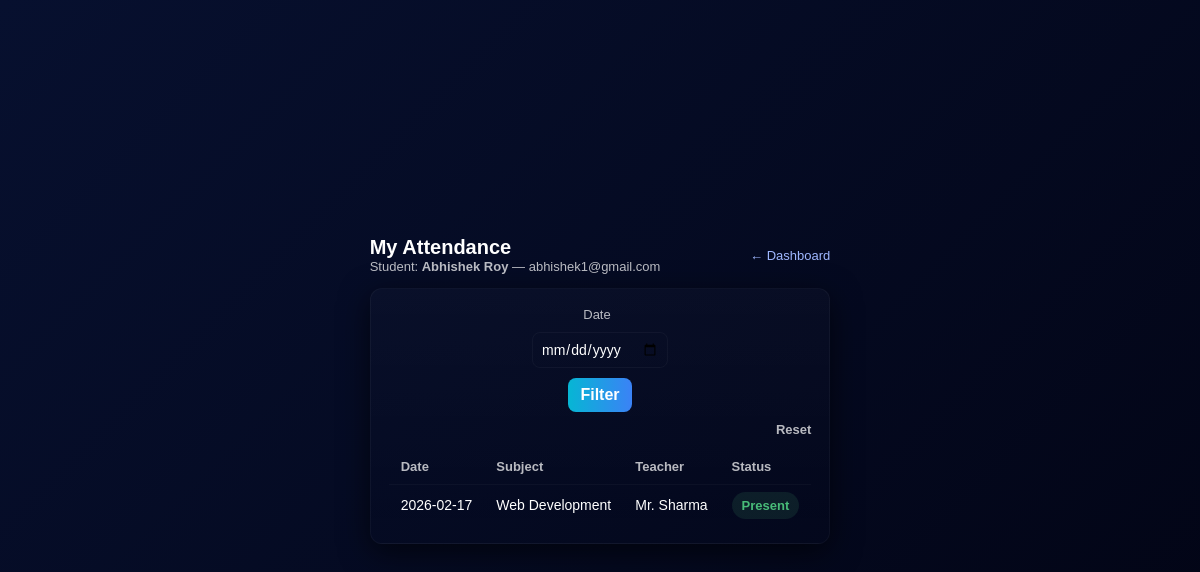
The page /student/attendance (signed in) on the database as committed earlier.
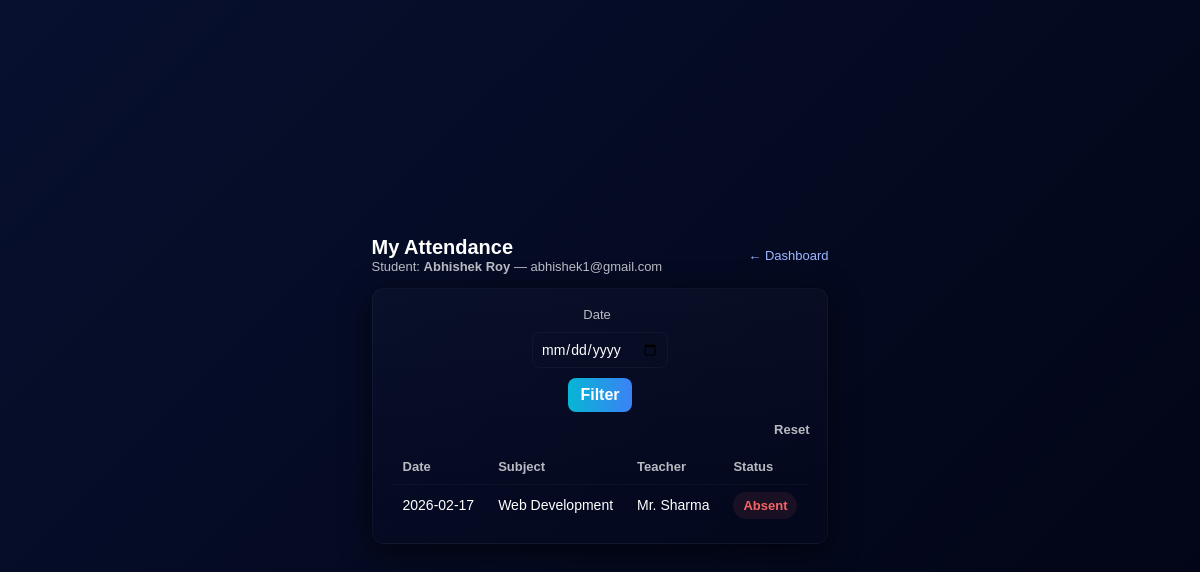
The same page on the database as committed later.
### app.py (models this page shows)
class Attendance(db.Model):
    id = db.Column(db.Integer, primary_key=True)
    student_id = db.Column(db.Integer, db.ForeignKey('user.id'), nullable=False)
    teacher_id = db.Column(db.Integer, db.ForeignKey('user.id'), nullable=False)
    subject = db.Column(db.String(100), nullable=False)
    branch = db.Column(db.String(100), nullable=True)
    semester = db.Column(db.String(20), nullable=True)
    date = db.Column(db.Date, nullable=False, default=date.today)
    status = db.Column(db.String(20), nullable=False, default='absent')
    student = db.relationship('User', foreign_keys=[student_id], backref='attendance_as_student')
    teacher = db.relationship('User', foreign_keys=[teacher_id], backref='attendance_as_teacher')

class User(db.Model):
    id = db.Column(db.Integer, primary_key=True)
    role = db.Column(db.String(20), nullable=False)
    name = db.Column(db.String(100), nullable=False)
    email = db.Column(db.String(100), unique=True, nullable=False)
    password = db.Column(db.String(200), nullable=False)
    roll_number = db.Column(db.String(20), nullable=True)
    branch = db.Column(db.String(100), nullable=True)
    semester = db.Column(db.String(20), nullable=True)
    department = db.Column(db.String(100), nullable=True)
    subject = db.Column(db.String(100), nullable=True)

### app.py (the view)
@app.route('/student/attendance')
def student_attendance():
    if session.get('role') != 'student':
        abort(403)
    student = User.query.get(session.get('user_id'))
    records = Attendance.query.filter_by(student_id=student.id).order_by(Attendance.date.desc()).all()
    for r in records:
        r.teacher_obj = User.query.get(r.teacher_id)
    return render_template('student_attendance.html', student=student, records=records)

### templates/student_attendance.html (shortened to what this page needs)
<!DOCTYPE html>
<html lang="en">
<head>
  <link rel="stylesheet" href="{{ url_for('static', filename='style.css') }}">
</head>
<body>
  <div class="wrap">
    <div class="header">
      <div>
        <div class="title">My Attendance</div>
        <div class="meta">Student: <strong>{{ student.name }}</strong> — <span class="small">{{ student.email }}</span></div>
      </div>
      <div style="display:flex;gap:8px;align-items:center">
        <a href="{{ url_for('student_dashboard') }}" class="small" style="color:#9fb7ff;text-decoration:none">← Dashboard</a>
      </div>
    </div>
    <div class="card">
      <form method="GET" class="filters" novalidate>
        <label class="small" style="margin-right:6px">Date</label>
        <input type="date" name="date" value="{{ request.args.get('date','') }}">
        <button class="btn" type="submit">Filter</button>
        <a href="{{ url_for('student_attendance') }}" class="small" style="margin-left:auto;text-decoration:none;color:var(--muted)">Reset</a>
      </form>
      {% if records %}
        <table>
          <thead>
            <tr><th>Date</th><th>Subject</th><th>Teacher</th><th>Status</th></tr>
          </thead>
          <tbody>
            {% for r in records %}
              <tr>
                <td>{{ r.date.strftime('%Y-%m-%d') if r.date else '' }}</td>
                <td>{{ r.subject or '—' }}</td>
                <td>{{ r.teacher_obj.name if r.teacher_obj else ('#' ~ (r.teacher_id or '')) }}</td>
                <td>
                  <span class="status {% if (r.status or '').lower()=='present' %}present{% else %}absent{% endif %}">
                    {{ r.status }}
                  </span>
                </td>
              </tr>
            {% endfor %}
          </tbody>
        </table>
      {% else %}
        <p class="small" style="padding:12px 0">No attendance records found.</p>
      {% endif %}
    </div>
  </div>
</body>
</html>

Rows that differ between the two databases and show on the page:
changed Attendance "Web Development": status "Present" → "Absent"
